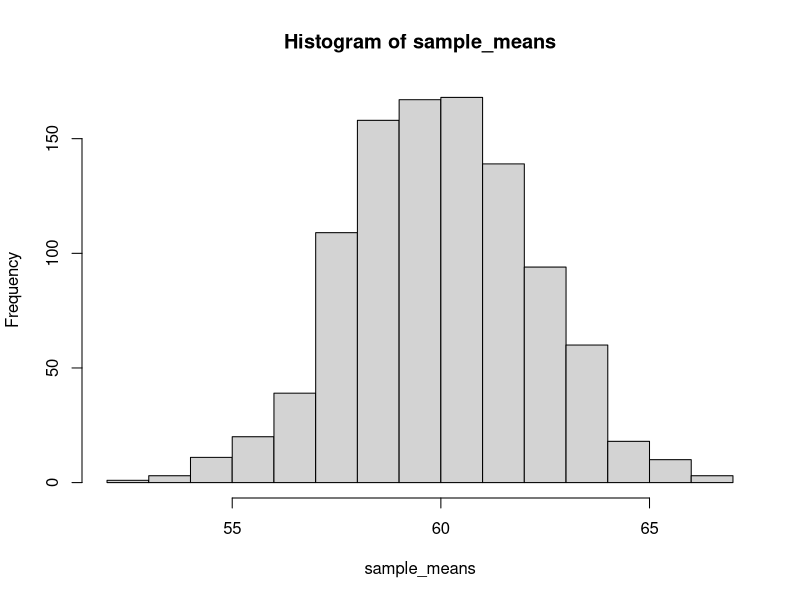

This chart was generated by the following R code: (Note: this script raises an error after producing the figure.)
# R-script discussed at the class on confidence intervals (2026-03-18)
# Class: SIMP59
# Teacher: Joost van de Weijer

# Objectives:
# - know what a standard error is
# - know what a confidence interval is
# - know what a sampling distribution is
# - know how to visually represent confidence intervals
# - know how to estimate confidence intervals in R
# - understand the principle of bootstrapping
# - understand the principle of Bayesian statistics

# Start with a sample
student_sample <- c(63,42,48,48,61,64,80,69,49,56,66,55,72,69,59,55,37,58,60,55)
mean(student_sample)

# Create a population
student_population <- sample(20:100,size=500000,replace=TRUE,dnorm(seq(-4,4,length.out=81)))
mean(student_population)
sd(student_population)

# Take two samples from the population
sample1 <- sample(student_population,size=20)
mean(sample1)
sample2 <- sample(student_population,size=20)
mean(sample2)

# Take 1000 samples from the population to make a distribution of mean values
sample_means <- replicate(1000,mean(sample(student_population,size=20)))
hist( sample_means)
summary(sample_means)
SE <- sd(sample_means)
mean(sample_means) + 1.96 * SE
mean(sample_means) - 1.96 * SE

# Back to the original sample
SE <- sd(student_sample) / sqrt( 20 )
mean(student_sample) + 1.96 * SE
mean(student_sample) - 1.96 * SE

# t instead of z
qt( p = 0.975, df = 19)

# bootstrapping illustration
bootstrap_sample <- sample( student_sample, size = 20, replace = TRUE)
bootstrapped_sampling_distribution <- replicate(1000, mean(sample(student_sample, size=20,replace=TRUE)))
summary(bootstrapped_sampling_distribution)

# Bayesian illustration
# Starts with a probability distribution of mean values, e.g., all values from 20 to 100 equally likely.
# Then evaluates for each of the mean values in that distribution what the probability of the 
# data is. 

# Plot of the sample mean with error bars
my_data <- data.frame( sample_mean = mean(student_sample), upper = mean(student_sample) + 1.96 * SE,
                       lower = mean(student_sample) - 1.96 * SE, respondents = "students")
ggplot( my_data, aes(x = respondents, y = sample_mean)) + geom_point() +
   geom_errorbar(aes(ymin = lower, ymax = upper, width = 0)) + 
   scale_y_continuous(limits=c(20,100))

# A second sample to illustrate the confidence interval of the difference
working_sample <- c(43,44,75,56,66,56,53,62,71,61,57,55,45,67,44,51,44,53,61,44)
my_data <- data.frame(response=c(student_sample,working_sample),class=c(rep("student",20),rep("working",20)))

confint(lm(response ~ class,my_data))
ggplot(data.frame( difference = -2.9, lower = -9.356216, upper = 3.556216, group = "working"),
       aes(x="group",y=difference))+geom_point()+geom_errorbar(aes(ymin=lower,ymax=upper))
